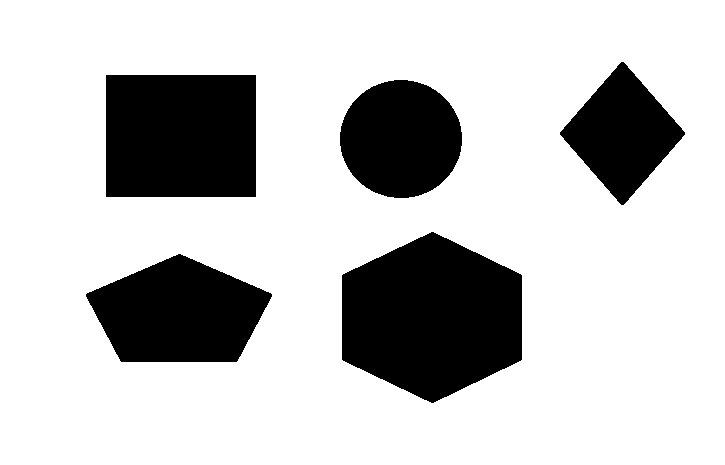
#> input picture images/shapes.png, 725 x 465 px
$ python cornerDetection.py
#> lines starting #> are read from the running program, lines starting #| are printed output that depends on the picture; after the words box and inside, x2 and y2 are one past the last pixel; in counts of white or black regions, pixels touching at a corner belong together
import cv2
import numpy
img = cv2.imread("images/shapes.png",0)
#> img: shape (465, 725); 77.5% white; 5 black regions, box (x1, y1, x2, y2) and area: (342, 232, 522, 403) 23106, (106, 75, 256, 197) 18300, (86, 254, 272, 362) 14089, (340, 80, 462, 198) 11284, (560, 62, 685, 205) 9225
img = cv2.resize(img, (300,300))
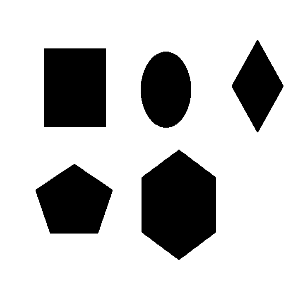
#> img: shape (300, 300); min 0, max 255, mean 197.5
# cv2.imshow("original", img)
edges = cv2.Canny(img, 100, 200)
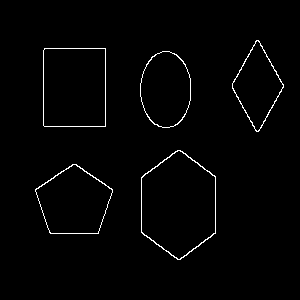
#> edges: shape (300, 300); 1.5% white in thin lines or dots, all inside (x1, y1, x2, y2) = (35, 40, 284, 260)
cv2.imshow("canny", edges)
kernel = cv2.getStructuringElement(cv2.MORPH_RECT, (9,9))
kernel1 = cv2.getStructuringElement(cv2.MORPH_CROSS, (9,9))
blackhat = cv2.morphologyEx(edges, cv2.MORPH_BLACKHAT, kernel)
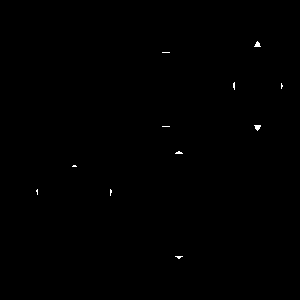
#> blackhat: shape (300, 300); 0.16% white in thin lines or dots, all inside (x1, y1, x2, y2) = (36, 41, 283, 259)
blackhat1 = cv2.morphologyEx(edges, cv2.MORPH_BLACKHAT, kernel1)
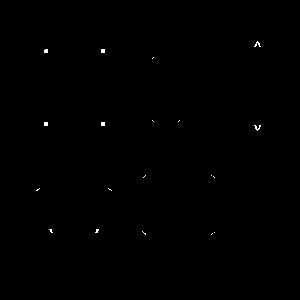
#> blackhat1: shape (300, 300); 0.17% white in thin lines or dots, all inside (x1, y1, x2, y2) = (36, 41, 261, 235)
cv2.imshow("blackhat",blackhat)
cv2.imshow("blackhat1",blackhat1)
final = cv2.bitwise_not(blackhat, blackhat, mask=blackhat1)
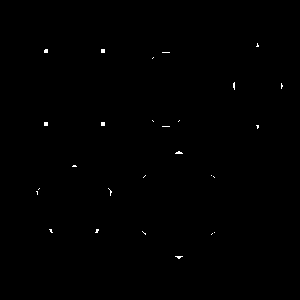
#> final: shape (300, 300); 0.23% white in thin lines or dots, all inside (x1, y1, x2, y2) = (36, 43, 283, 259)
kernel45 = cv2.getStructuringElement(cv2.MORPH_RECT, (9,9))
final = cv2.filter2D(final,-1,kernel45)
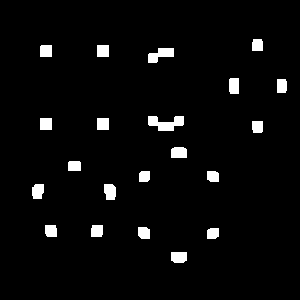
#> final: shape (300, 300); 3.6% white; 21 white regions
cv2.imshow("final",final)
contours, hierarchy = cv2.findContours(final, cv2.RETR_TREE, cv2.CHAIN_APPROX_SIMPLE)
#> contours = 21 contours; largest, box (x1, y1, x2, y2) and area: (148, 116, 184, 131) 288, (148, 48, 174, 63) 204, (104, 184, 116, 200) 146, (171, 147, 187, 158) 144, (171, 252, 187, 263) 142

cv2.waitKey()
cv2.destroyAllWindows()
